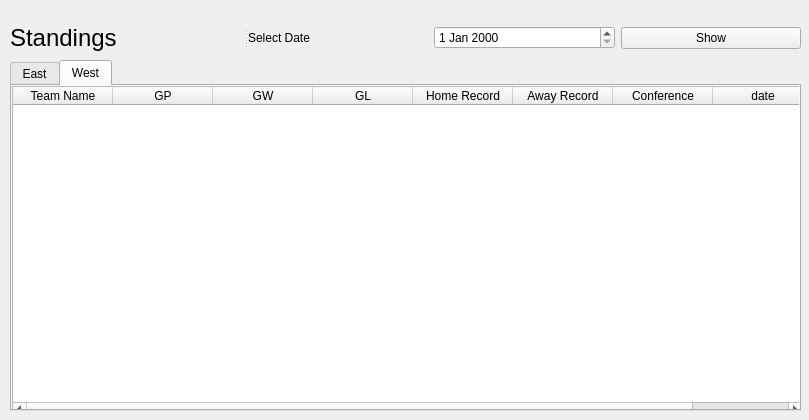
<?xml version="1.0" encoding="UTF-8"?>
<ui version="4.0">
 <class>Standings</class>
 <widget class="QWidget" name="Standings">
  <property name="geometry">
   <rect>
    <x>0</x>
    <y>0</y>
    <width>809</width>
    <height>420</height>
   </rect>
  </property>
  <property name="windowTitle">
   <string>Standings</string>
  </property>
  <widget class="QSplitter" name="splitter">
   <property name="geometry">
    <rect>
     <x>10</x>
     <y>20</y>
     <width>791</width>
     <height>36</height>
    </rect>
   </property>
   <property name="orientation">
    <enum>Qt::Horizontal</enum>
   </property>
   <widget class="QLabel" name="label_2">
    <property name="text">
     <string>&lt;html&gt;&lt;head/&gt;&lt;body&gt;&lt;p&gt;&lt;span style=&quot; font-size:18pt;&quot;&gt;Standings&lt;/span&gt;&lt;/p&gt;&lt;/body&gt;&lt;/html&gt;</string>
    </property>
   </widget>
   <widget class="QWidget" name="layoutWidget">
    <layout class="QHBoxLayout" name="horizontalLayout_2">
     <item>
      <widget class="QLabel" name="label">
       <property name="text">
        <string>Select Date </string>
       </property>
      </widget>
     </item>
     <item>
      <widget class="QDateEdit" name="dateEdit"/>
     </item>
     <item>
      <widget class="QPushButton" name="showResults">
       <property name="text">
        <string>Show</string>
       </property>
      </widget>
     </item>
    </layout>
   </widget>
  </widget>
  <widget class="QTabWidget" name="tabWidget">
   <property name="geometry">
    <rect>
     <x>10</x>
     <y>60</y>
     <width>791</width>
     <height>351</height>
    </rect>
   </property>
   <property name="currentIndex">
    <number>1</number>
   </property>
   <widget class="QWidget" name="East">
    <attribute name="title">
     <string>East</string>
    </attribute>
    <widget class="QTableWidget" name="eastConfTable">
     <property name="geometry">
      <rect>
       <x>0</x>
       <y>0</y>
       <width>791</width>
       <height>331</height>
      </rect>
     </property>
     <column>
      <property name="text">
       <string>Team Name</string>
      </property>
     </column>
     <column>
      <property name="text">
       <string>GP</string>
      </property>
     </column>
     <column>
      <property name="text">
       <string>GW</string>
      </property>
     </column>
     <column>
      <property name="text">
       <string>GL</string>
      </property>
     </column>
     <column>
      <property name="text">
       <string>Home Record</string>
      </property>
     </column>
     <column>
      <property name="text">
       <string>Away Record</string>
      </property>
     </column>
     <column>
      <property name="text">
       <string>Conference</string>
      </property>
     </column>
     <column>
      <property name="text">
       <string>date</string>
      </property>
     </column>
    </widget>
   </widget>
   <widget class="QWidget" name="West">
    <attribute name="title">
     <string>West</string>
    </attribute>
    <widget class="QTableWidget" name="westConfTable">
     <property name="geometry">
      <rect>
       <x>0</x>
       <y>0</y>
       <width>791</width>
       <height>331</height>
      </rect>
     </property>
     <column>
      <property name="text">
       <string>Team Name</string>
      </property>
     </column>
     <column>
      <property name="text">
       <string>GP</string>
      </property>
     </column>
     <column>
      <property name="text">
       <string>GW</string>
      </property>
     </column>
     <column>
      <property name="text">
       <string>GL</string>
      </property>
     </column>
     <column>
      <property name="text">
       <string>Home Record</string>
      </property>
     </column>
     <column>
      <property name="text">
       <string>Away Record</string>
      </property>
     </column>
     <column>
      <property name="text">
       <string>Conference</string>
      </property>
     </column>
     <column>
      <property name="text">
       <string>date</string>
      </property>
     </column>
    </widget>
   </widget>
  </widget>
 </widget>
 <resources/>
 <connections/>
</ui>
